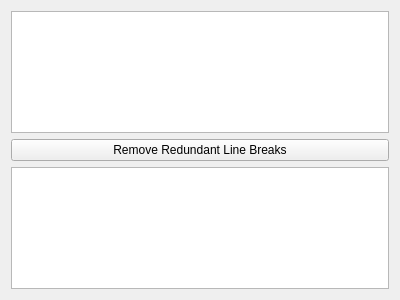
<?xml version="1.0" encoding="UTF-8"?>
<ui version="4.0">
 <class>Form</class>
 <widget class="QWidget" name="Form">
  <property name="geometry">
   <rect>
    <x>0</x>
    <y>0</y>
    <width>400</width>
    <height>300</height>
   </rect>
  </property>
  <property name="windowTitle">
   <string>Form</string>
  </property>
  <layout class="QGridLayout" name="gridLayout">
   <item row="0" column="0">
    <widget class="QTextEdit" name="box1"/>
   </item>
   <item row="1" column="0">
    <widget class="QPushButton" name="remove">
     <property name="text">
      <string>Remove Redundant Line Breaks</string>
     </property>
    </widget>
   </item>
   <item row="2" column="0">
    <widget class="QTextEdit" name="box2"/>
   </item>
  </layout>
 </widget>
 <resources/>
 <connections/>
</ui>
